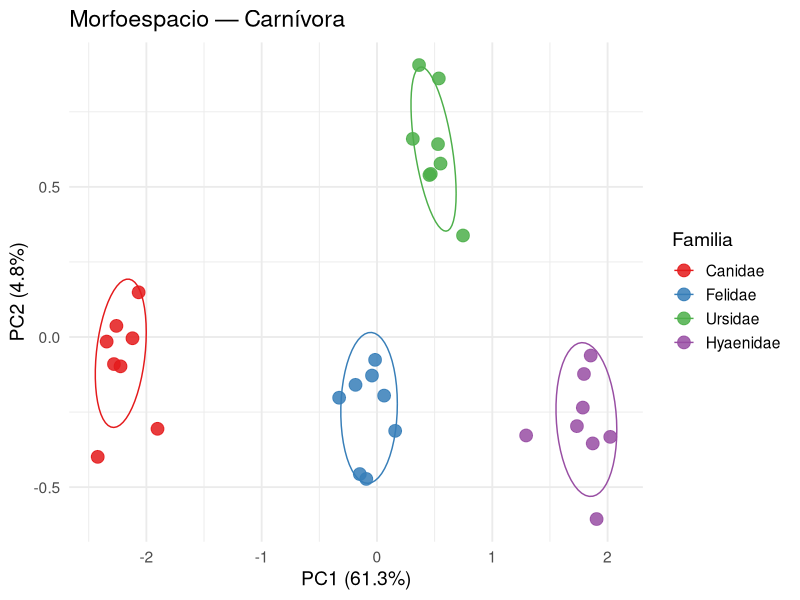
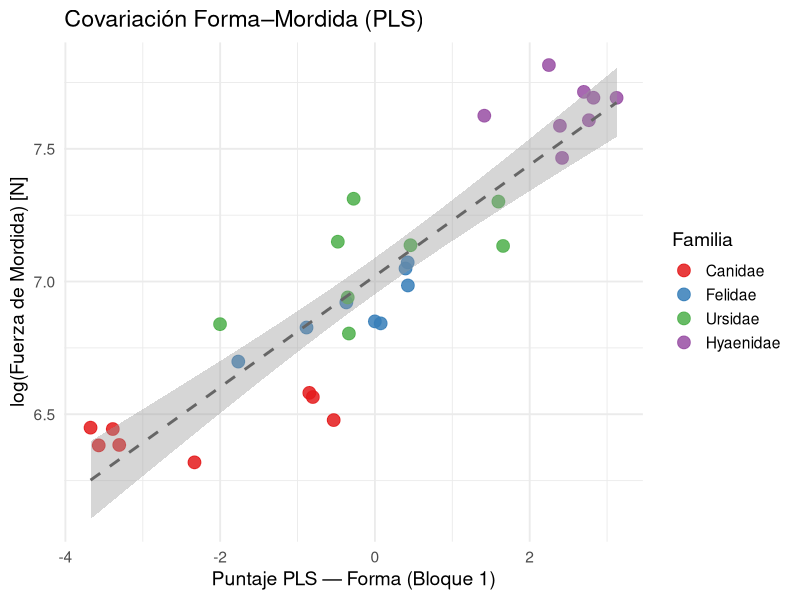

These charts were generated, in order, by the following R code:
## ---- chunk 1
#| include: false
library(ggplot2)
set.seed(42)

familia   <- factor(rep(c("Canidae","Felidae","Ursidae","Hyaenidae"), each = 8),
                    levels = c("Canidae","Felidae","Ursidae","Hyaenidae"))
mordida_N <- c(rnorm(8, 600, 80), rnorm(8, 950, 100),
               rnorm(8, 1300, 150), rnorm(8, 2100, 200))

# Coordenadas de Procrustes simuladas (20 lm × 3 coords → matriz n × 60)
shape <- matrix(rnorm(32 * 60, 0, 0.15), 32, 60)
offsets <- c(-2.0, 0.0, 0.6, 1.8)  # separación PC1 por familia
for (i in seq_along(levels(familia))) {
  idx <- familia == levels(familia)[i]
  shape[idx, 1] <- shape[idx, 1] + offsets[i]
  shape[idx, 2] <- shape[idx, 2] + rnorm(1, 0, 0.4)
}

pca    <- prcomp(shape, scale. = FALSE)
pc_var <- summary(pca)$importance[2, ] * 100

df_pca <- data.frame(
  PC1     = pca$x[, 1], PC2 = pca$x[, 2],
  familia = familia,     mordida_N = mordida_N
)

# PLS base R: SVD de la matriz de covarianza cruzada
X       <- scale(shape)
Y       <- as.matrix(scale(log(mordida_N)))
svd_res <- svd(t(X) %*% Y, nu = 1, nv = 1)
df_pls  <- data.frame(
  PLS_forma   = as.vector(X %*% svd_res$u[, 1]),
  log_mordida = as.vector(log(mordida_N)),
  familia     = familia
)
## ---- chunk 2
#| echo: true
#| eval: true
#| output-location: column
#| code-line-numbers: "|4-12|14-15"
set.seed(42)

# p landmarks × k coordenadas × n especímenes
craneos_3d <- array(
  data = rnorm(20 * 3 * 30),
  dim  = c(20, 3, 30),
  dimnames = list(
    paste0("lm_", sprintf("%02d", 1:20)),  # 20 landmarks
    c("x", "y", "z"),                      # 3 coordenadas 3D
    paste0("sp_", 1:30)                    # 30 especímenes
  )
)

dim(craneos_3d)        # p × k × n
craneos_3d[1:4, , 1]  # 4 landmarks del espécimen 1
## ---- chunk 3
#| echo: false
#| eval: true
#| fig-height: 5
ggplot(df_pca, aes(PC1, PC2, color = familia)) +
  geom_point(size = 4, alpha = 0.85) +
  stat_ellipse(level = 0.75, linewidth = 0.5) +
  labs(
    title  = "Morfoespacio — Carnívora",
    x      = sprintf("PC1 (%.1f%%)", pc_var[1]),
    y      = sprintf("PC2 (%.1f%%)", pc_var[2]),
    color  = "Familia"
  ) +
  scale_color_brewer(palette = "Set1") +
  theme_minimal(base_size = 14)
## ---- chunk 4
#| echo: false
#| eval: true
#| fig-height: 5
ggplot(df_pls, aes(PLS_forma, log_mordida, color = familia)) +
  geom_point(size = 4, alpha = 0.85) +
  geom_smooth(method = "lm", se = TRUE,
              color = "gray40", linetype = "dashed") +
  labs(
    title = "Covariación Forma–Mordida (PLS)",
    x     = "Puntaje PLS — Forma (Bloque 1)",
    y     = "log(Fuerza de Mordida) [N]",
    color = "Familia"
  ) +
  scale_color_brewer(palette = "Set1") +
  theme_minimal(base_size = 14)
